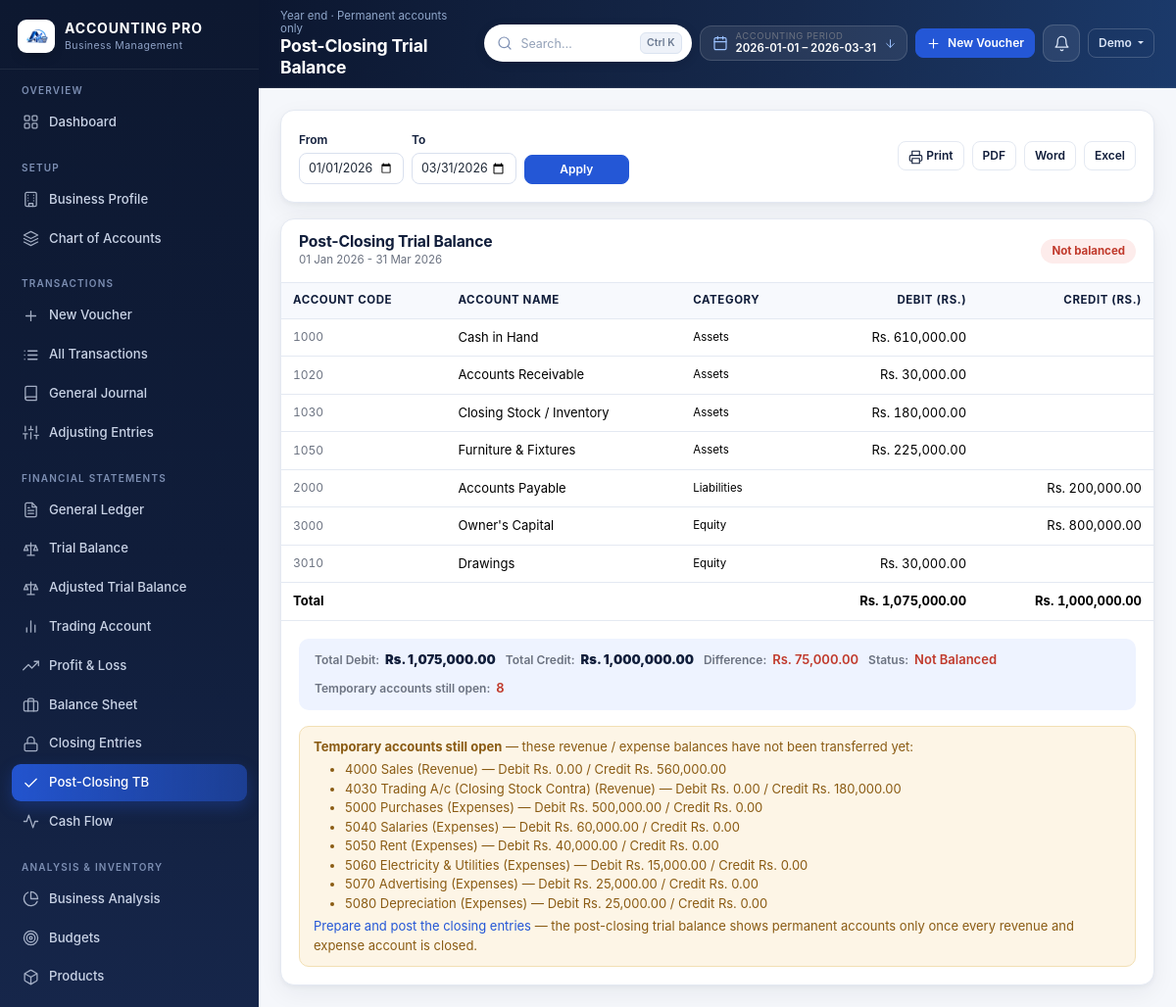
The app's page /post-closing-trial-balance (signed in) with its own data.
### models.py (models this page shows, shortened)
class AccountingPeriod(db.Model):
    __tablename__ = "accounting_periods"
    __table_args__ = (UniqueConstraint("business_id", "label", name="uq_period_label"),)
    id = db.Column(Integer, primary_key=True)
    business_id = db.Column(Integer, ForeignKey("businesses.id", ondelete="CASCADE"),
                            nullable=False, index=True)
    label = db.Column(String(120), nullable=False)
    kind = db.Column(String(20), default="Yearly", nullable=False)
    start_date = db.Column(Date, nullable=False)
    end_date = db.Column(Date, nullable=False)
    is_active = db.Column(Boolean, default=True, nullable=False)
    is_closed = db.Column(Boolean, default=False, nullable=False)
    created_at = db.Column(DateTime, default=datetime.utcnow, nullable=False)
    business = relationship("Business", back_populates="periods")

class User(db.Model):
    __tablename__ = "users"
    id = db.Column(Integer, primary_key=True)
    name = db.Column(String(120), nullable=False)
    email = db.Column(String(190), nullable=False, unique=True, index=True)
    password_hash = db.Column(String(255), nullable=False)
    is_active = db.Column(Boolean, default=True, nullable=False)
    reset_token = db.Column(String(120), index=True)
    reset_expires = db.Column(DateTime)
    last_login = db.Column(DateTime)
    created_at = db.Column(DateTime, default=datetime.utcnow, nullable=False)
    businesses = relationship("Business", back_populates="user",
                              cascade="all, delete-orphan")
    settings = relationship("UserSettings", back_populates="user", uselist=False,
                            cascade="all, delete-orphan")

class Account(db.Model):
    __tablename__ = "accounts"
    __table_args__ = (
        UniqueConstraint("business_id", "code", name="uq_account_code"),
        Index("ix_account_business_cat", "business_id", "category"),
    )
    id = db.Column(Integer, primary_key=True)
    business_id = db.Column(Integer, ForeignKey("businesses.id", ondelete="CASCADE"),
                            nullable=False, index=True)
    code = db.Column(String(20), nullable=False)
    name = db.Column(String(150), nullable=False)
    category = db.Column(String(30), nullable=False)
    subcategory = db.Column(String(40), nullable=False)
    normal_balance = db.Column(String(10), nullable=False, default="Debit")
    opening_debit = db.Column(Money, default=ZERO, nullable=False)
    opening_credit = db.Column(Money, default=ZERO, nullable=False)
    description = db.Column(Text)
    is_active = db.Column(Boolean, default=True, nullable=False)
    created_at = db.Column(DateTime, default=datetime.utcnow, nullable=False)
    business = relationship("Business", back_populates="accounts")
    lines = relationship("JournalLine", back_populates="account")
    @property
    def subcategory_label(self):
        return SUBCATEGORIES.get(self.subcategory, (self.subcategory, self.category))[0]
    @property
    def opening_net(self):
        return money(self.opening_debit) - money(self.opening_credit)

### app.py (the view)
    @app.route("/post-closing-trial-balance")
    @business_required
    def post_closing_tb_page():
        business = get_business()
        start, end = period_range()
        data = post_closing_trial_balance(business.id, start, end)
        drafts = (ClosingEntry.query
                  .filter_by(business_id=business.id, status="draft")
                  .filter(ClosingEntry.entry_date >= start,
                          ClosingEntry.entry_date <= end)
                  .order_by(ClosingEntry.entry_date).all())
        return render_template("post_closing_trial_balance.html", data=data,
                               draft_closings=drafts)

### templates/post_closing_trial_balance.html (shortened to what this page needs)
{% extends 'base.html' %}
{% from 'partials/icons.html' import icon %}
{% from 'partials/macros.html' import empty_state %}
{% block page_title %}Post-Closing Trial Balance{% endblock %}
{% block crumb %}Year end · Permanent accounts only{% endblock %}
{% block content %}
<div class="card mb-3 no-print">
  <div class="card-body d-flex flex-wrap gap-2 align-items-center">
    <form method="get" class="row g-2 align-items-end">
      <div class="col-6 col-md-4"><label class="form-label">From</label>
        <input type="date" class="form-control form-control-sm" name="start" value="{{ period_start }}"></div>
      <div class="col-6 col-md-4"><label class="form-label">To</label>
        <input type="date" class="form-control form-control-sm" name="end" value="{{ period_end }}"></div>
      <div class="col-12 col-md-4"><button class="btn btn-primary btn-sm w-100">Apply</button></div>
    </form>
    <div class="ms-auto d-flex flex-wrap gap-2">
      <button class="btn btn-sm btn-ghost" type="button" data-print>{{ icon('printer') }} Print</button>
      <a class="btn btn-sm btn-ghost" href="{{ url_for('export_report', fmt='pdf', report_name='post_closing_trial_balance') }}">PDF</a>
      <a class="btn btn-sm btn-ghost" href="{{ url_for('export_report', fmt='word', report_name='post_closing_trial_balance') }}">Word</a>
      <a class="btn btn-sm btn-ghost" href="{{ url_for('export_report', fmt='excel', report_name='post_closing_trial_balance') }}">Excel</a>
    </div>
  </div>
</div>
<div class="card">
  <div class="card-header">
    <div><h3>Post-Closing Trial Balance</h3><div class="hint">{{ period_label }}</div></div>
    <span class="status-pill {{ 'ok' if data.is_balanced else 'bad' }}">
      {{ 'Balanced' if data.is_balanced else 'Not balanced' }}</span>
  </div>
  <div class="table-wrap">
    <table class="table table-stack align-middle">
      <thead><tr><th>Account Code</th><th>Account Name</th><th>Category</th>
        <th class="text-end">Debit (Rs.)</th><th class="text-end">Credit (Rs.)</th></tr></thead>
      <tbody>
        {% for r in data.rows %}
          <tr>
            <td class="code" data-label="Code">{{ r.code }}</td>
            <td data-label="Account">{{ r.name }}</td>
            <td class="hint" data-label="Category">{{ r.category }}</td>
            <td class="num" data-label="Debit">{{ r.debit|rs if r.debit else '' }}</td>
            <td class="num" data-label="Credit">{{ r.credit|rs if r.credit else '' }}</td>
          </tr>
        {% else %}
          <tr><td colspan="5">
            {{ empty_state('No permanent balances',
               'Close the temporary accounts first, then permanent asset, liability and equity balances appear here.',
               'lock', url_for('closing_entries_page'), 'Closing entries') }}
          </td></tr>
        {% endfor %}
      </tbody>
      <tfoot><tr class="row-total"><td colspan="3">Total</td>
        <td class="num" data-label="Total Debit">{{ data.total_debit|rs }}</td>
        <td class="num" data-label="Total Credit">{{ data.total_credit|rs }}</td></tr></tfoot>
    </table>
  </div>
  <div class="card-body">
    <div class="totals-strip">
      <div class="item"><span>Total Debit:</span><strong>{{ data.total_debit|rs }}</strong></div>
      <div class="item"><span>Total Credit:</span><strong>{{ data.total_credit|rs }}</strong></div>
      <div class="item"><span>Difference:</span>
        <strong class="{{ 'amount-pos' if data.difference == 0 else 'amount-neg' }}">{{ data.difference|rs }}</strong></div>
      <div class="item"><span>Status:</span>
        <strong class="{{ 'amount-pos' if data.is_balanced else 'amount-neg' }}">
          {{ 'Balanced (Dr = Cr)' if data.is_balanced else 'Not Balanced' }}</strong></div>
      <div class="item"><span>Temporary accounts still open:</span>
        <strong class="{{ 'amount-pos' if not data.unclosed_temporary else 'amount-neg' }}">
          {{ data.unclosed_temporary|length }}</strong></div>
    </div>
    {% if data.unclosed_temporary %}
      <div class="alert alert-warning mt-3 mb-0">
        <strong>Temporary accounts still open</strong> — these revenue / expense balances
        have not been transferred yet:
        <ul class="mb-1 mt-1">
          {% for r in data.unclosed_temporary %}
            <li>{{ r.code }} {{ r.name }} ({{ r.category }}) —
              Debit {{ r.debit|rs }} / Credit {{ r.credit|rs }}</li>
          {% endfor %}
        </ul>
        <a href="{{ url_for('closing_entries_page') }}">Prepare and post the closing entries</a>
        — the post-closing trial balance shows permanent accounts only once every
        revenue and expense account is closed.
      </div>
    {% else %}
      <div class="alert alert-success mt-3 mb-0">
        All temporary accounts (Sales, Purchases, Carriage Inward, Wages, Salaries, Rent,
        Electricity, Advertising, Trading A/c, Drawings) are closed. This statement shows
        permanent accounts only, and Total Debit = Total Credit = {{ data.total_debit|rs }}.
      </div>
    {% endif %}
  </div>
</div>
{% endblock %}

### templates/base.html (shortened to what this page needs)
{% from 'partials/icons.html' import icon %}
{% set notif_total = notifications.total if notifications is defined and notifications else 0 %}
{% set notif_items = notifications['items'] if notifications is defined and notifications else [] %}
<!doctype html>
<html lang="en">
<head>
  <link rel="stylesheet" href="{{ url_for('static', filename='vendor/bootstrap.min.css') }}">
  <link rel="stylesheet" href="{{ url_for('static', filename='css/style.css') }}">
</head>
<body>
{% if current_user %}
<div class="app-shell">
  <aside class="sidebar" id="sidebar">
    <div class="sidebar-brand">
      <img class="brand-mark brand-mark-logo" src="{{ url_for('static', filename='images/brand/logo-mark.png') }}" alt="ACCOUNTING PRO">
      <div class="brand-text">
        <strong>ACCOUNTING PRO</strong>
        <span>Business Management</span>
      </div>
    </div>
    {% set ep = request.endpoint %}
    <nav class="pb-3">
      <div class="nav-section">
        <div class="nav-section-title">Overview</div>
        <a class="nav-link {{ 'active' if ep == 'dashboard' }}" href="{{ url_for('dashboard') }}">{{ icon('grid') }} Dashboard</a>
      </div>
      <div class="nav-section">
        <div class="nav-section-title">Setup</div>
        <a class="nav-link {{ 'active' if ep in ['business_profile', 'add_period', 'activate_period'] }}" href="{{ url_for('business_profile') }}">{{ icon('building') }} Business Profile</a>
        <a class="nav-link {{ 'active' if ep in ['accounts', 'account_create', 'account_edit'] }}" href="{{ url_for('accounts') }}">{{ icon('layers') }} Chart of Accounts</a>
      </div>
      <div class="nav-section">
        <div class="nav-section-title">Transactions</div>
        <a class="nav-link {{ 'active' if ep == 'transaction_new' }}" href="{{ url_for('transaction_new') }}">{{ icon('plus') }} New Voucher</a>
        <a class="nav-link {{ 'active' if ep in ['transactions', 'transaction_view', 'transaction_edit'] }}" href="{{ url_for('transactions') }}">{{ icon('list') }} All Transactions</a>
        <a class="nav-link {{ 'active' if ep == 'journal' }}" href="{{ url_for('journal') }}">{{ icon('book') }} General Journal</a>
        <a class="nav-link {{ 'active' if ep in ['adjustments', 'adjustment_new'] }}" href="{{ url_for('adjustments') }}">{{ icon('sliders') }} Adjusting Entries</a>
      </div>
      <div class="nav-section">
        <div class="nav-section-title">Financial Statements</div>
        <a class="nav-link {{ 'active' if ep == 'ledger' }}" href="{{ url_for('ledger') }}">{{ icon('file-text') }} General Ledger</a>
        <a class="nav-link {{ 'active' if ep in ['trial_balance_page', 'trial_balance_manual'] }}" href="{{ url_for('trial_balance_page') }}">{{ icon('scale') }} Trial Balance</a>
        <a class="nav-link {{ 'active' if ep == 'adjusted_trial_balance_page' }}" href="{{ url_for('adjusted_trial_balance_page') }}">{{ icon('scale') }} Adjusted Trial Balance</a>
        <a class="nav-link {{ 'active' if ep == 'trading_account_page' }}" href="{{ url_for('trading_account_page') }}">{{ icon('chart') }} Trading Account</a>
        <a class="nav-link {{ 'active' if ep == 'profit_loss_page' }}" href="{{ url_for('profit_loss_page') }}">{{ icon('trending') }} Profit &amp; Loss</a>
        <a class="nav-link {{ 'active' if ep == 'balance_sheet_page' }}" href="{{ url_for('balance_sheet_page') }}">{{ icon('briefcase') }} Balance Sheet</a>
        <a class="nav-link {{ 'active' if ep == 'closing_entries_page' }}" href="{{ url_for('closing_entries_page') }}">{{ icon('lock') }} Closing Entries</a>
        <a class="nav-link {{ 'active' if ep == 'post_closing_tb_page' }}" href="{{ url_for('post_closing_tb_page') }}">{{ icon('check') }} Post-Closing TB</a>
        <a class="nav-link {{ 'active' if ep == 'cash_flow_page' }}" href="{{ url_for('cash_flow_page') }}">{{ icon('activity') }} Cash Flow</a>
      </div>
      <div class="nav-section">
        <div class="nav-section-title">Analysis &amp; Inventory</div>
        <a class="nav-link {{ 'active' if ep == 'analysis_page' }}" href="{{ url_for('analysis_page') }}">{{ icon('pie') }} Business Analysis</a>
        <a class="nav-link {{ 'active' if ep == 'budgets' }}" href="{{ url_for('budgets') }}">{{ icon('target') }} Budgets</a>
        <a class="nav-link {{ 'active' if ep == 'products' }}" href="{{ url_for('products') }}">{{ icon('box') }} Products</a>
        <a class="nav-link {{ 'active' if ep == 'inventory' }}" href="{{ url_for('inventory') }}">{{ icon('database') }} Inventory</a>
      </div>
    </nav>
  </aside>
  <div class="main-wrap">
    <header class="topbar">
      <div class="page-heading">
        <div class="crumb">{% block crumb %}Dashboard{% endblock %}</div>
        <h1>{% block page_title %}Dashboard{% endblock %}</h1>
      </div>
      <div class="topbar-actions">
        <div class="topbar-search">
          <form method="get" action="{{ url_for('search') }}" role="search">
            <span class="search-ico">{{ icon('search') }}</span>
            <input type="search" name="q" id="globalSearch" autocomplete="off"
                   value="{{ request.args.get('q', '') if request.endpoint == 'search' else '' }}"
                   placeholder="Search&hellip;" aria-label="Global search"
                   title="Search accounts, vouchers and products (Ctrl+K)">
            <span class="kbd-hint">Ctrl K</span>
          </form>
        </div>
        <div class="dropdown fy-pill-wrap d-none d-xl-flex">
          <button class="fy-pill" type="button" data-bs-toggle="dropdown" aria-label="Accounting period">
            <span class="fy-ico">{{ icon('calendar') }}</span>
            <span class="fy-meta">
              <small>Accounting period</small>
              <span class="fy-range">{{ period_start }} &ndash; {{ period_end }}</span>
            </span>
            <span class="fy-caret">{{ icon('arrow-down') }}</span>
          </button>
        </div>
        <a class="btn btn-sm btn-primary btn-icon d-none d-md-inline-flex"
           href="{{ url_for('transaction_new') }}">{{ icon('plus') }} New Voucher</a>
        <div class="dropdown bell-wrap">
          <button class="bell-btn" type="button" data-bs-toggle="dropdown"
                  aria-label="Notifications{% if notif_total %} ({{ notif_total }} pending){% endif %}">
          </button>
        </div>
        <div class="dropdown">
          <button class="btn btn-sm btn-ghost dropdown-toggle" type="button" data-bs-toggle="dropdown">
            {{ current_user.name.split(' ')[0] }}
          </button>
        </div>
      </div>
    </header>
    <main class="content">
      <div class="content-inner">
        {% block content %}{% endblock %}
      </div>
    </main>
  </div>
</div>
{% else %}
  {% block auth %}{% endblock %}
{% endif %}
</body>
</html>

### records on screen
AccountingPeriod: start_date "2026-01-01", end_date "2026-03-31", start "01/01/2026", end "03/31/2026"
User: name "Demo"
Account: code "1000", name "Cash in Hand", category "Assets", debit|rs "Rs. 610,000.00"
Account: code "1020", name "Accounts Receivable", category "Assets", debit|rs "Rs. 30,000.00"
Account: code "1030", name "Closing Stock / Inventory", category "Assets", debit|rs "Rs. 180,000.00"
Account: code "1050", name "Furniture & Fixtures", category "Assets", debit|rs "Rs. 225,000.00"
Account: code "2000", name "Accounts Payable", category "Liabilities", credit|rs "Rs. 200,000.00"
Account: code "3000", name "Owner's Capital", category "Equity", credit|rs "Rs. 800,000.00"
Account: code "3010", name "Drawings", category "Equity", debit|rs "Rs. 30,000.00"
Account: code "4000", name "Sales", category "Revenue", debit|rs "Rs. 0.00", credit|rs "Rs. 560,000.00"
Account: code "4030", name "Trading A/c (Closing Stock Contra)", category "Revenue", debit|rs "Rs. 0.00", credit|rs "Rs. 180,000.00"
Account: code "5000", name "Purchases", category "Expenses", debit|rs "Rs. 500,000.00", credit|rs "Rs. 0.00"
Account: code "5040", name "Salaries", category "Expenses", debit|rs "Rs. 60,000.00", credit|rs "Rs. 0.00"
Account: code "5050", name "Rent", category "Expenses", debit|rs "Rs. 40,000.00", credit|rs "Rs. 0.00"
Account: code "5060", name "Electricity & Utilities", category "Expenses", debit|rs "Rs. 15,000.00", credit|rs "Rs. 0.00"
Account: code "5070", name "Advertising", category "Expenses", debit|rs "Rs. 25,000.00", credit|rs "Rs. 0.00"
Account: code "5080", name "Depreciation", category "Expenses", debit|rs "Rs. 25,000.00", credit|rs "Rs. 0.00"

### other values on screen
{{ period_label }} "01 Jan 2026 - 31 Mar 2026"
{{ 'Balanced' if data.is_balanced else 'Not balanced' }} "Not balanced"
{{ data.total_debit|rs }} "Rs. 1,075,000.00"
{{ data.total_credit|rs }} "Rs. 1,000,000.00"
{{ data.difference|rs }} "Rs. 75,000.00"
{{ 'Balanced (Dr = Cr)' if data.is_balanced else 'Not Balanced' }} "Not Balanced"
{{ data.unclosed_temporary|length }} "8"
